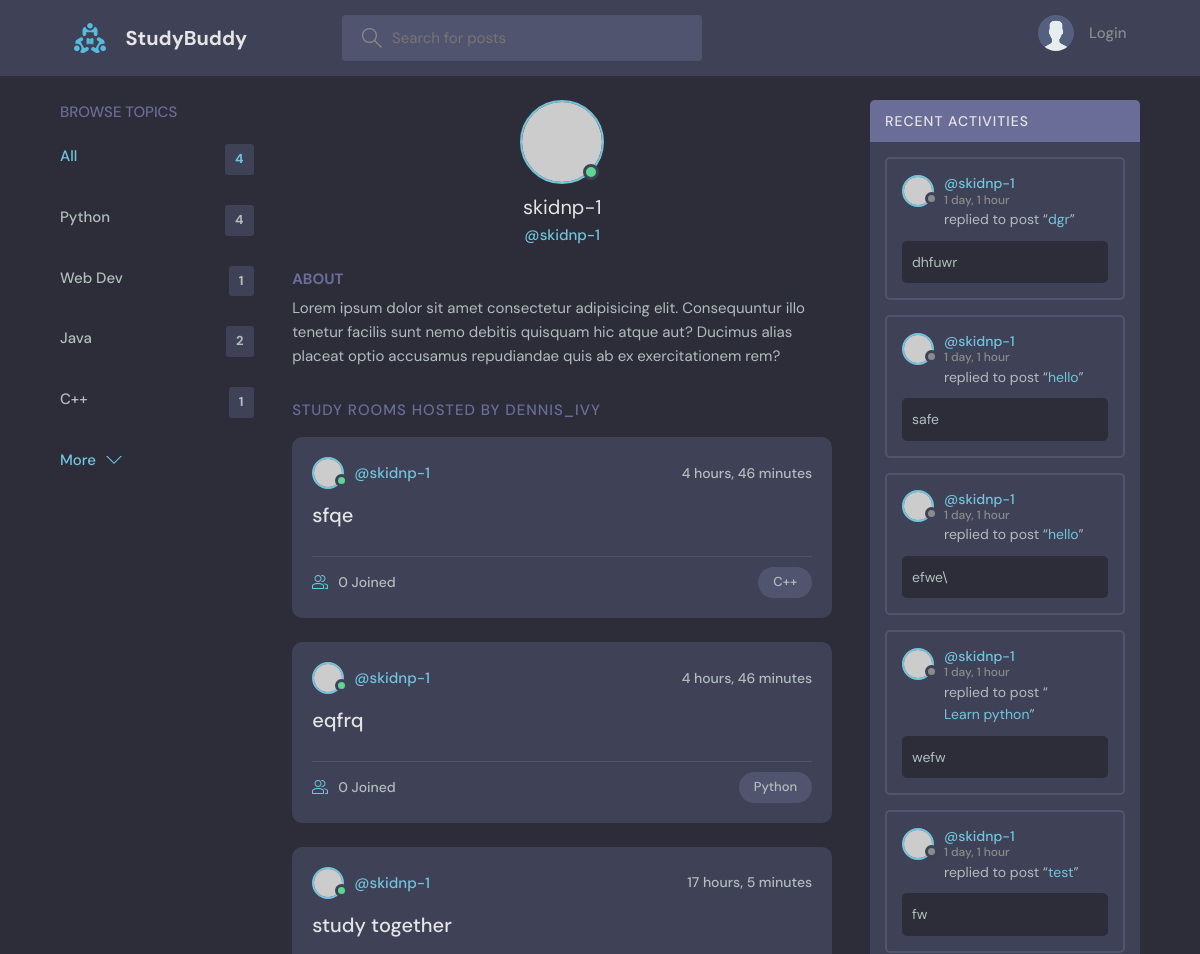
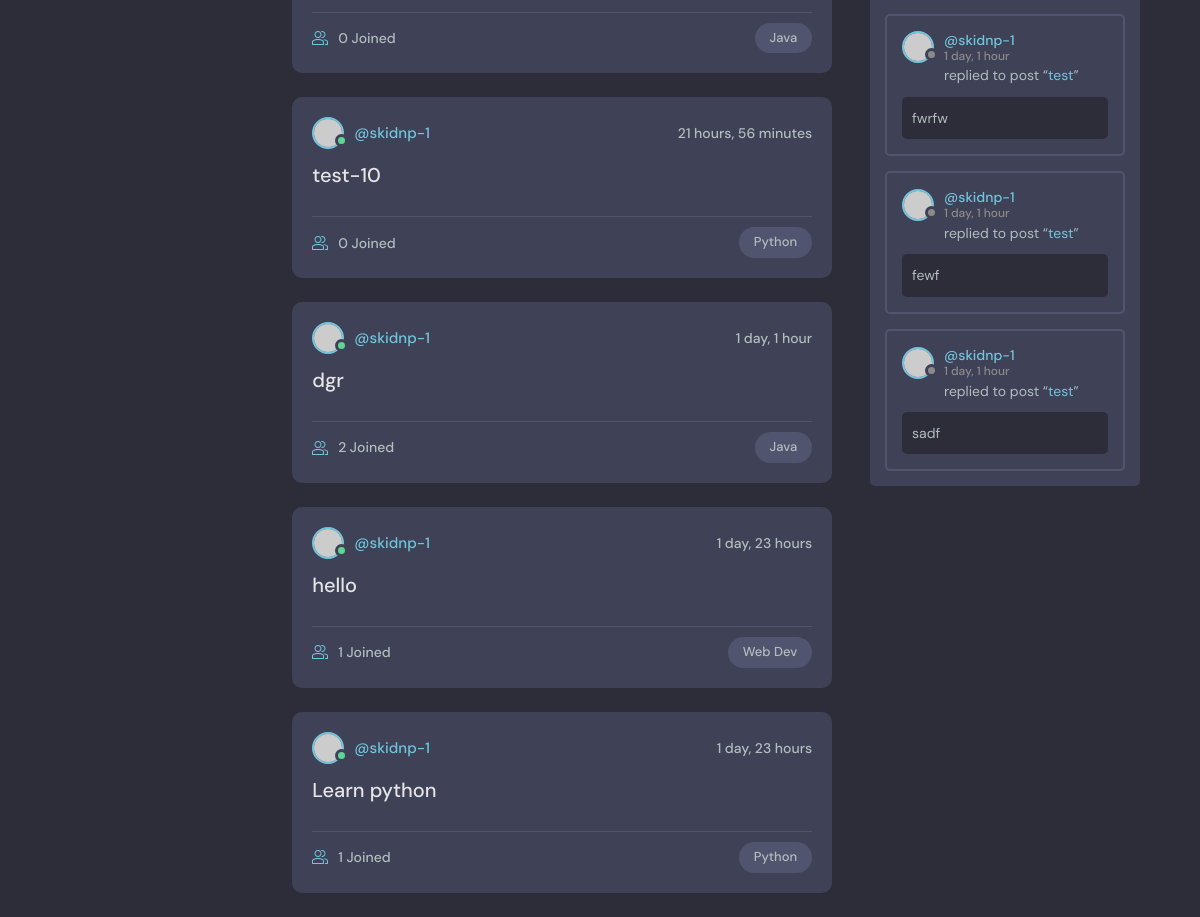
Page /profile/1/ on the committed database (2 pictures, top to bottom).
### base/models.py (models this page shows, shortened)
class Topic(models.Model):
    name = models.CharField(max_length=200)

class Room(models.Model):
    host = models.ForeignKey(User, on_delete=models.SET_NULL, null=True)
    topic = models.ForeignKey(Topic, on_delete=models.SET_NULL, null=True)
    name = models.CharField(max_length=200)
    description = models.TextField(null=True, blank=True)
    participants = models.ManyToManyField(User, related_name='participants', blank=True)
    updated = models.DateTimeField(auto_now=True)
    created = models.DateTimeField(auto_now_add=True)
    class Meta:
        ordering = ['-updated', '-created']
    def __str__(self):
        return self.name

class Message(models.Model):
    user = models.ForeignKey(User, on_delete=models.CASCADE)
    room = models.ForeignKey(Room, on_delete=models.CASCADE)
    body = models.TextField()
    updated = models.DateTimeField(auto_now=True)
    created = models.DateTimeField(auto_now_add=True)
    class Meta:
        ordering = ['-updated', '-created']

### base/views.py (the view)
# urls.py: path('profile/<str:pk>/', views.userProfile, name="user-profile"),
def userProfile(request, pk):
    user = User.objects.get(id=pk)
    rooms = user.room_set.all()
    room_messages = user.message_set.all()
    topics = Topic.objects.all()
    context = {'user':user, 'rooms':rooms, 'room_messages':room_messages, 'topics':topics}
    return render(request, 'base/profile.html', context)

### base/templates/base/profile.html (shortened to what this page needs)
{% extends 'main.html' %}
{% block content %}
  <main class="profile-page layout layout--3">
    <div class="container">
      {% include 'base/topic_component.html' %}
      <div class="roomList">
        <div class="profile">
          <div class="profile__avatar">
            <div class="avatar avatar--large active">
              <img src="https://randomuser.me/api/portraits/men/11.jpg" />
            </div>
          </div>
          <div class="profile__info">
            <h3>{{user.username}}</h3>
            <p>@{{user.username}}</p>
          </div>
          <div class="profile__about">
            <h3>About</h3>
            <p>
              Lorem ipsum dolor sit amet consectetur adipisicing elit. Consequuntur illo tenetur
              facilis sunt nemo debitis quisquam hic atque aut? Ducimus alias placeat optio
              accusamus repudiandae quis ab ex exercitationem rem?
            </p>
          </div>
        </div>
        <div class="roomList__header">
          <div>
            <h2>Study Rooms Hosted by dennis_ivy</a>
            </h2>
          </div>
        </div>
        {% include 'base/feed_component.html' %}
      </div>
      {% include 'base/activity_component.html' %}
    </div>
  </main>
{% endblock content %}

### base/templates/base/topic_component.html
<div class="topics">
    <div class="topics__header">
      <h2>Browse Topics</h2>
    </div>
    <ul class="topics__list">
      <li>
        <a href="{% url 'home' %}" class="active">All <span>{{topics.count}}</span></a>
      </li>
      {% for topic in topics %}
      <li>
        <a href="{% url 'home' %}?q={{topic.name}}">{{topic.name}}<span>{{topic.room_set.all.count}}</span></a>
      </li>
      {% endfor %}
    </ul>
    <a class="btn btn--link" href="/">
      More
      <svg version="1.1" xmlns="http://www.w3.org/2000/svg" width="32" height="32" viewBox="0 0 32 32">
        <title>chevron-down</title>
        <path d="M16 21l-13-13h-3l16 16 16-16h-3l-13 13z"></path>
      </svg>
    </a>
  </div>

### base/templates/base/feed_component.html (shortened to what this page needs)
{% for room in rooms %}
<div class="roomListRoom">
    <div class="roomListRoom__header">
      <a href="{% url 'user-profile' room.host.id %}" class="roomListRoom__author">
        <div class="avatar avatar--small active">
          <img src="https://randomuser.me/api/portraits/men/11.jpg" />
        </div>
        <span>@{{room.host.username}}</span>
      </a>
      <div class="roomListRoom__actions">
        <span>{{room.created|timesince}}</span>
      </div>
    </div>
    <div class="roomListRoom__content">
      <a href="{% url 'room' room.id %}">{{room.name}}</a>
    </div>
    <div class="roomListRoom__meta">
      <a href="{% url 'room' room.id %}"class="roomListRoom__joined">
        {{room.participants.all.count}} Joined
      </a>
      <p class="roomListRoom__topic">{{room.topic.name}}</p>
    </div>
  </div>
{% endfor %}

### base/templates/base/activity_component.html (shortened to what this page needs)
<div class="activities">
    <div class="activities__header">
      <h2>Recent Activities</h2>
    </div>
    {% for message in room_messages %}
    <div class="activities__box">
      <div class="activities__boxHeader roomListRoom__header">
        <a href="{% url 'user-profile' message.user.id %}" class="roomListRoom__author">
          <div class="avatar avatar--small">
            <img src="https://randomuser.me/api/portraits/women/11.jpg" />
          </div>
          <p>
            @{{message.user}}
            <span>{{message.created|timesince}}</span>
          </p>
        </a>
      </div>
      <div class="activities__boxContent">
        <p>replied to post “<a href="{% url 'room' message.room.id %}">{{message.room}}</a>”</p>
        <div class="activities__boxRoomContent">
            {{message.body}}
        </div>
      </div>
    </div>
    {% endfor %}
  </div>

### rows in the picture
Topic: name "Python", room_set.all.count "4"
Topic: name "Web Dev", room_set.all.count "1"
Topic: name "Java", room_set.all.count "2"
Topic: name "C++", room_set.all.count "1"
Room: host.username "skidnp-1", created "4 hours, 46 minutes", name "sfqe", participants.all.count "0", topic.name "C++"
Room: host.username "skidnp-1", created "4 hours, 46 minutes", name "eqfrq", participants.all.count "0", topic.name "Python"
Room: host.username "skidnp-1", created "17 hours, 5 minutes", name "study together", participants.all.count "0", topic.name "Java"
Room: host.username "skidnp-1", created "21 hours, 56 minutes", name "test-10", participants.all.count "0", topic.name "Python"
Room: host.username "skidnp-1", created "1 day, 1 hour", name "dgr", participants.all.count "2", topic.name "Java"
Room: host.username "skidnp-1", created "1 day, 23 hours", name "hello", participants.all.count "1", topic.name "Web Dev"
Room: host.username "skidnp-1", created "1 day, 23 hours", name "Learn python", participants.all.count "1", topic.name "Python"
Message: user "skidnp-1", created "1 day, 1 hour", room "dgr", body "dhfuwr"
Message: user "skidnp-1", created "1 day, 1 hour", room "hello", body "safe"
Message: user "skidnp-1", created "1 day, 1 hour", room "hello", body "efwe\\"
Message: user "skidnp-1", created "1 day, 1 hour", room "Learn python", body "wefw"
Message: user "skidnp-1", created "1 day, 1 hour", room "test", body "fw"
Message: user "skidnp-1", created "1 day, 1 hour", room "test", body "fwrfw"
Message: user "skidnp-1", created "1 day, 1 hour", room "test", body "fewf"
Message: user "skidnp-1", created "1 day, 1 hour", room "test", body "sadf"

### other values in the picture
{{ topics.count }} "4"
{{ user.username }} "skidnp-1"
